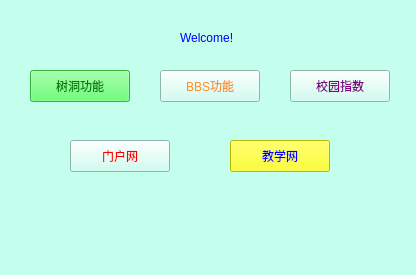
<?xml version="1.0" encoding="UTF-8"?>
<ui version="4.0">
 <class>MyWidget</class>
 <widget class="QWidget" name="MyWidget">
  <property name="geometry">
   <rect>
    <x>0</x>
    <y>0</y>
    <width>416</width>
    <height>275</height>
   </rect>
  </property>
  <property name="windowTitle">
   <string>MyWidget</string>
  </property>
  <property name="styleSheet">
   <string notr="true">QWidget
{
background: rgb(196, 255, 238);
color: blue;
}</string>
  </property>
  <widget class="QPushButton" name="pushButton_portal">
   <property name="geometry">
    <rect>
     <x>70</x>
     <y>140</y>
     <width>100</width>
     <height>32</height>
    </rect>
   </property>
   <property name="styleSheet">
    <string notr="true">QPushButton
{
	color: red;
	font: 300 13pt &quot;STFangsong&quot;;
}</string>
   </property>
   <property name="text">
    <string>门户网</string>
   </property>
  </widget>
  <widget class="QPushButton" name="pushButton_course">
   <property name="geometry">
    <rect>
     <x>230</x>
     <y>140</y>
     <width>100</width>
     <height>32</height>
    </rect>
   </property>
   <property name="styleSheet">
    <string notr="true">QPushButton
{
	background: yellow;
	font: 300 13pt &quot;STFangsong&quot;;
}
</string>
   </property>
   <property name="text">
    <string>教学网</string>
   </property>
  </widget>
  <widget class="QLabel" name="label">
   <property name="geometry">
    <rect>
     <x>180</x>
     <y>30</y>
     <width>61</width>
     <height>16</height>
    </rect>
   </property>
   <property name="styleSheet">
    <string notr="true">QLabel
{
	font: italic 13pt &quot;BM Yeonsung&quot;;
}</string>
   </property>
   <property name="text">
    <string>Welcome!</string>
   </property>
  </widget>
  <widget class="QPushButton" name="pushButton_9">
   <property name="geometry">
    <rect>
     <x>30</x>
     <y>70</y>
     <width>100</width>
     <height>32</height>
    </rect>
   </property>
   <property name="styleSheet">
    <string notr="true">QPushButton{
	background: rgb(68, 255, 85);
	color: green;
}</string>
   </property>
   <property name="text">
    <string>树洞功能</string>
   </property>
  </widget>
  <widget class="QPushButton" name="pushButton_10">
   <property name="geometry">
    <rect>
     <x>160</x>
     <y>70</y>
     <width>100</width>
     <height>32</height>
    </rect>
   </property>
   <property name="styleSheet">
    <string notr="true">QPushButton
{
	color:rgb(255, 143, 38)
}</string>
   </property>
   <property name="text">
    <string>BBS功能</string>
   </property>
  </widget>
  <widget class="QPushButton" name="pushButton_11">
   <property name="geometry">
    <rect>
     <x>290</x>
     <y>70</y>
     <width>100</width>
     <height>32</height>
    </rect>
   </property>
   <property name="styleSheet">
    <string notr="true">QPushButton
{
	color: purple
;
}
</string>
   </property>
   <property name="text">
    <string>校园指数</string>
   </property>
  </widget>
 </widget>
 <layoutdefault spacing="6" margin="11"/>
 <resources/>
 <connections/>
</ui>
